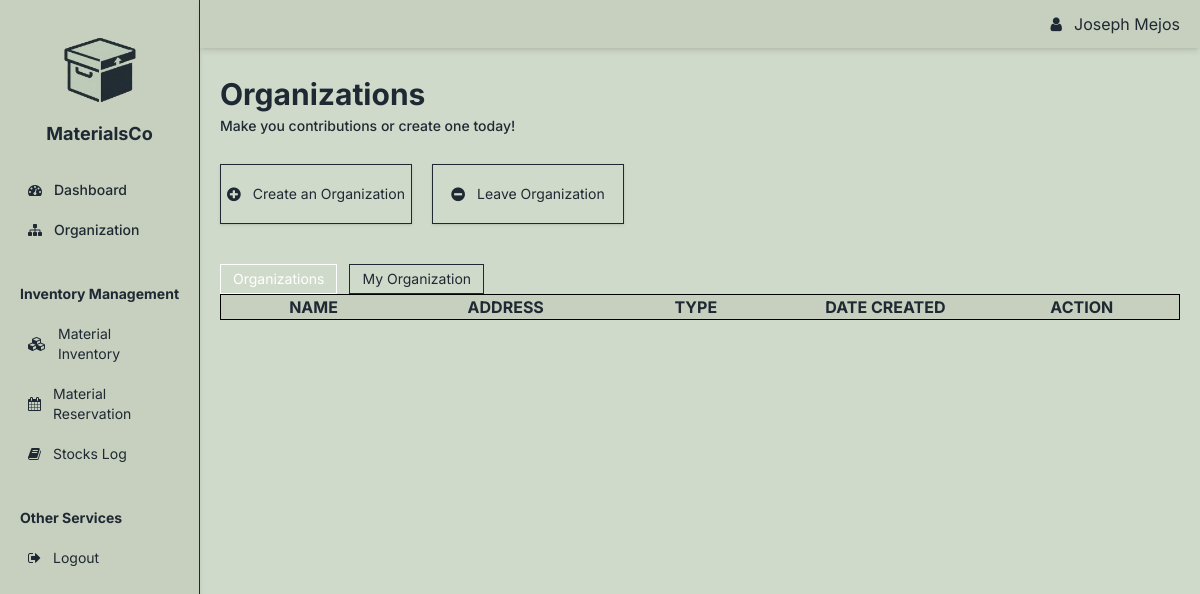
Before: /organization.php (signed in) with the older database file.
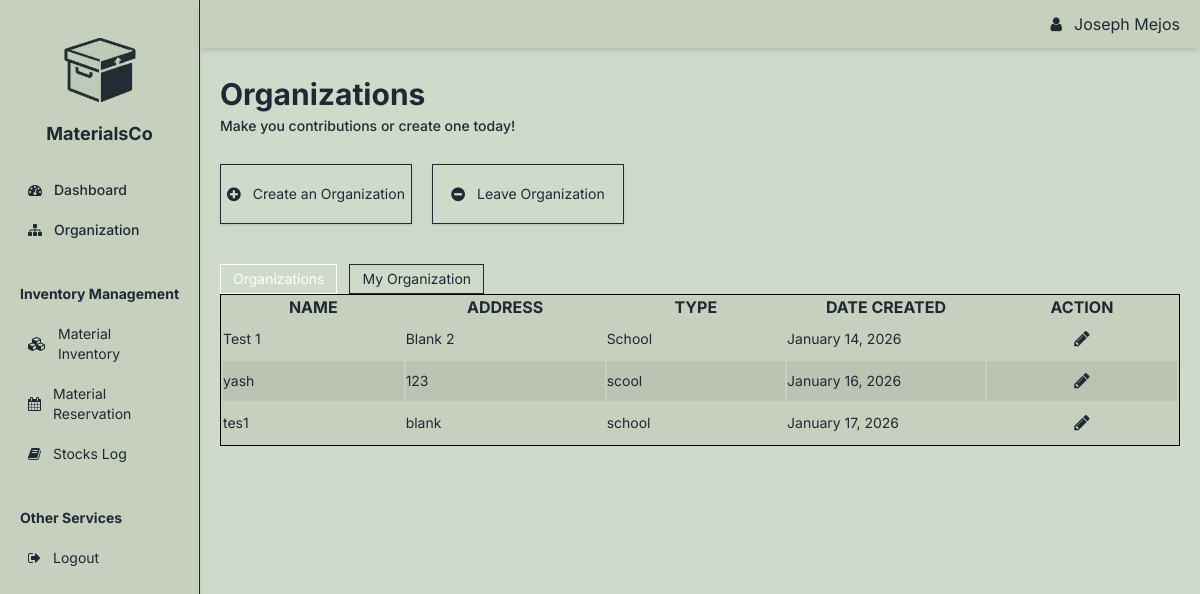
After: the same page with the newer database file.
### tables this page shows
CREATE TABLE `organizations` (
  `ORGANIZATION_ID` int(11) NOT NULL,
  `USER_ID` int(11) NOT NULL,
  `NAME` varchar(255) NOT NULL,
  `ADDRESS` text DEFAULT NULL,
  `TYPE` varchar(100) DEFAULT NULL,
  `CREATED_AT` datetime DEFAULT current_timestamp(),
  `IS_ACTIVE` tinyint(1) NOT NULL DEFAULT 1
);

### Classes/Dbh.Class.php (called while the page is built)
<?php
class Dbh {
    private $host = "localhost";
    private $user = "root";
    private $pass = "";
    private $db = "materialcodb";
    private $conn;
    protected function connection(){
        if (!$this->conn) {
            try {
                $dsn = 'mysql:host='. $this->host . ';dbname=' . $this->db;
                $this->conn = new PDO($dsn, $this->user, $this->pass);
                $this->conn->setAttribute(PDO::ATTR_DEFAULT_FETCH_MODE, PDO::FETCH_ASSOC);
                $this->conn->setAttribute(PDO::ATTR_ERRMODE, PDO::ERRMODE_EXCEPTION);
            } catch(PDOException $e) {
                echo "Error:" . $e->getMessage() . "<br>";
                die();
            }
        }
        return $this->conn;
    }
}

### Classes/Organization.Class.php (called while the page is built, shortened)
<?php
include_once __DIR__ . "/Dbh.Class.php";
class Organization extends Dbh {
    protected function getOrganizations() {
        $query = "SELECT * FROM organizations";
        $stmt = $this->connection()->prepare($query);
        if (!$stmt->execute()) {
            return 0;
        }
        return $stmt->fetchALL(PDO::FETCH_ASSOC);
    }
}

### Classes/OrganizationView.Class.php (called while the page is built, shortened)
<?php
include_once __DIR__ . '/Organization.Class.php';
class OrganizationView extends Organization{
    public function viewOrganizations(){
        return $this->getOrganizations();
    }
}

### organization.php (the view, shortened to what the changed rows need)
<body>
    <?php
        include __DIR__ . "/Inclusions/Head.php";
        include __DIR__ . "/Classes/Dbh.Class.php";
        include __DIR__ . "/Classes/OrganizationView.Class.php";
        $organizationView = new OrganizationView();
        $organizations = $organizationView->viewOrganizations();
    ?>
    <div id="BodyDiv" class="w-full min-h-screen flex bg-[D0DACA] text-[1F2933] ">
        <div class="w-1/5">
            <?php
                include __DIR__ . "/Inclusions/sidebar.php";
            ?>
        </div>
        <div class="w-full flex flex-col gap-5">
            <div>
                <?php include __DIR__ . "/Inclusions/navbar.php";?>
            </div>
            <div class="grid gap-1 w-full h-20 my-2 px-5 flex items-center">
                <h1 class="text-3xl font-bold">Organizations</h1>
            </div>
            <div id="organizationTablecon" class="h-full w-full px-5">
                <table id="organizationTable" class="table-auto bg-[C7CFBE] border-separate border h-fit max-h-full">
                    <thead>
                        <tr class="text-md">
                            <th class="w-md  text-[1F2933]">NAME</th>
                            <th class="w-md  text-[1F2933]">ADDRESS</th>
                            <th class="w-md  text-[1F2933]">TYPE</th>
                            <th class="w-md  text-[1F2933]">DATE CREATED</th>
                            <th class="w-md  text-[1F2933]">ACTION</th>
                        </tr>
                    </thead>
                    <tbody>
                        <?php foreach ($organizations as $row): ?>
                            <tr class="odd:bg-[C7CFBE] even:bg-[bdc3b2] text-[1F2933] border border-0 h-10 text-sm">
                                <td><?= htmlspecialchars($row['NAME']) ?></td>
                                <td><?= htmlspecialchars($row['ADDRESS']) ?></td>
                                <td><?= htmlspecialchars($row['TYPE']) ?></td>
                                <td><?= htmlspecialchars(date('F j, Y', strtotime($row['CREATED_AT']))) ?></td>
                                <td>
                                    <div class="flex justify-center items-center gap-5 text-lg">
                                        <div class="cursor-pointer text-[1F2933]" onclick="document.getElementById('updateModal<?= $row['ORGANIZATION_ID'] ?>').showModal()">
                                            <i class="fa fa-pencil text-lg"></i>
                                        </div>
                                    </div>
                                </td>
                            </tr>
                        <?php endforeach; ?>
                    </tbody>
                </table>
            </div>
        </div>
    </div>
</body>

Changed rows visible on the page:
added organizations: NAME "Test 1", ADDRESS "Blank 2", TYPE "School", CREATED_AT "January 14, 2026"
added organizations: NAME "yash", ADDRESS "123", TYPE "scool", CREATED_AT "January 16, 2026"
added organizations: NAME "tes1", ADDRESS "blank", TYPE "school", CREATED_AT "January 17, 2026"
